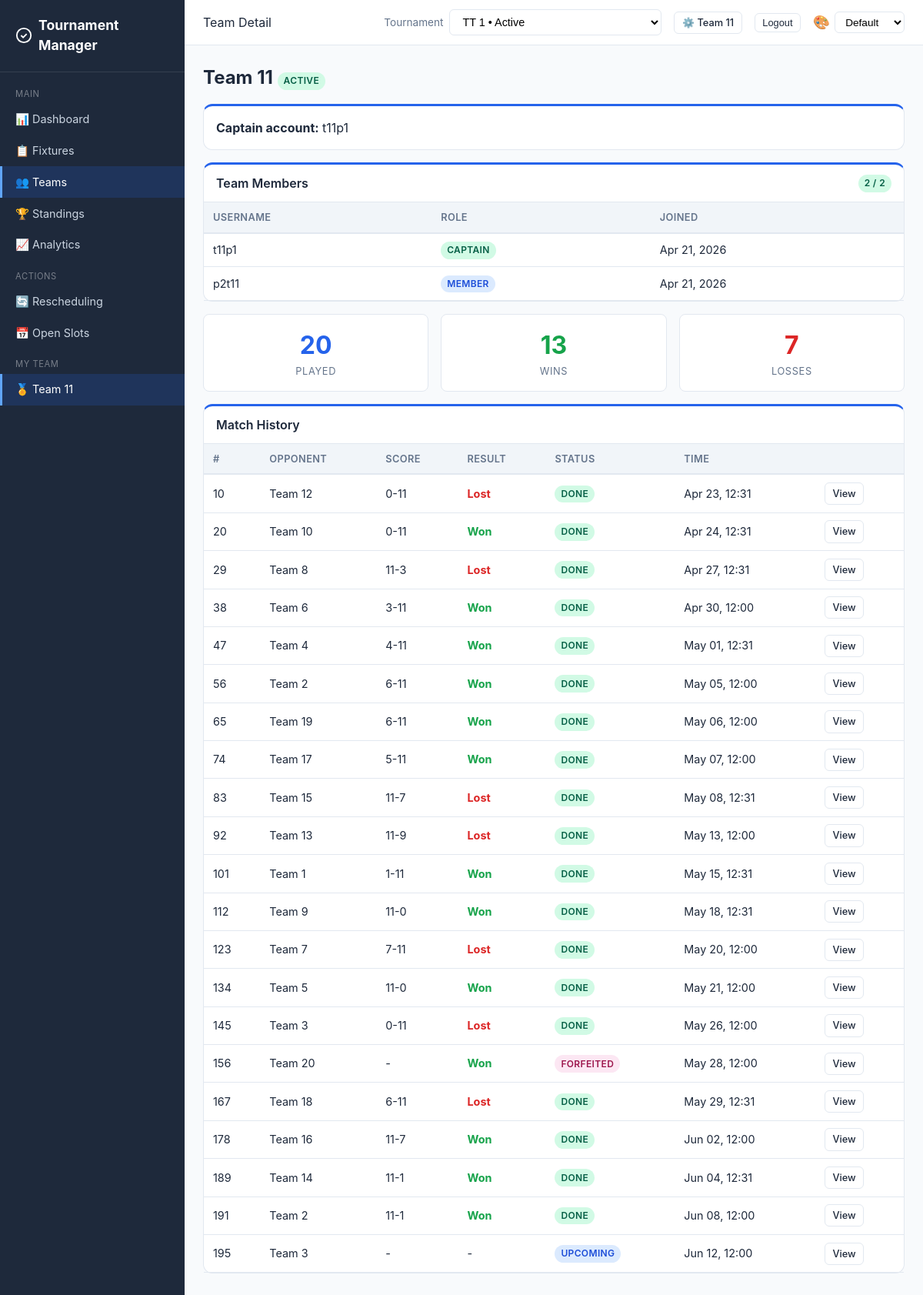
/team/92/ (signed in), run on an earlier commit of the app's database.
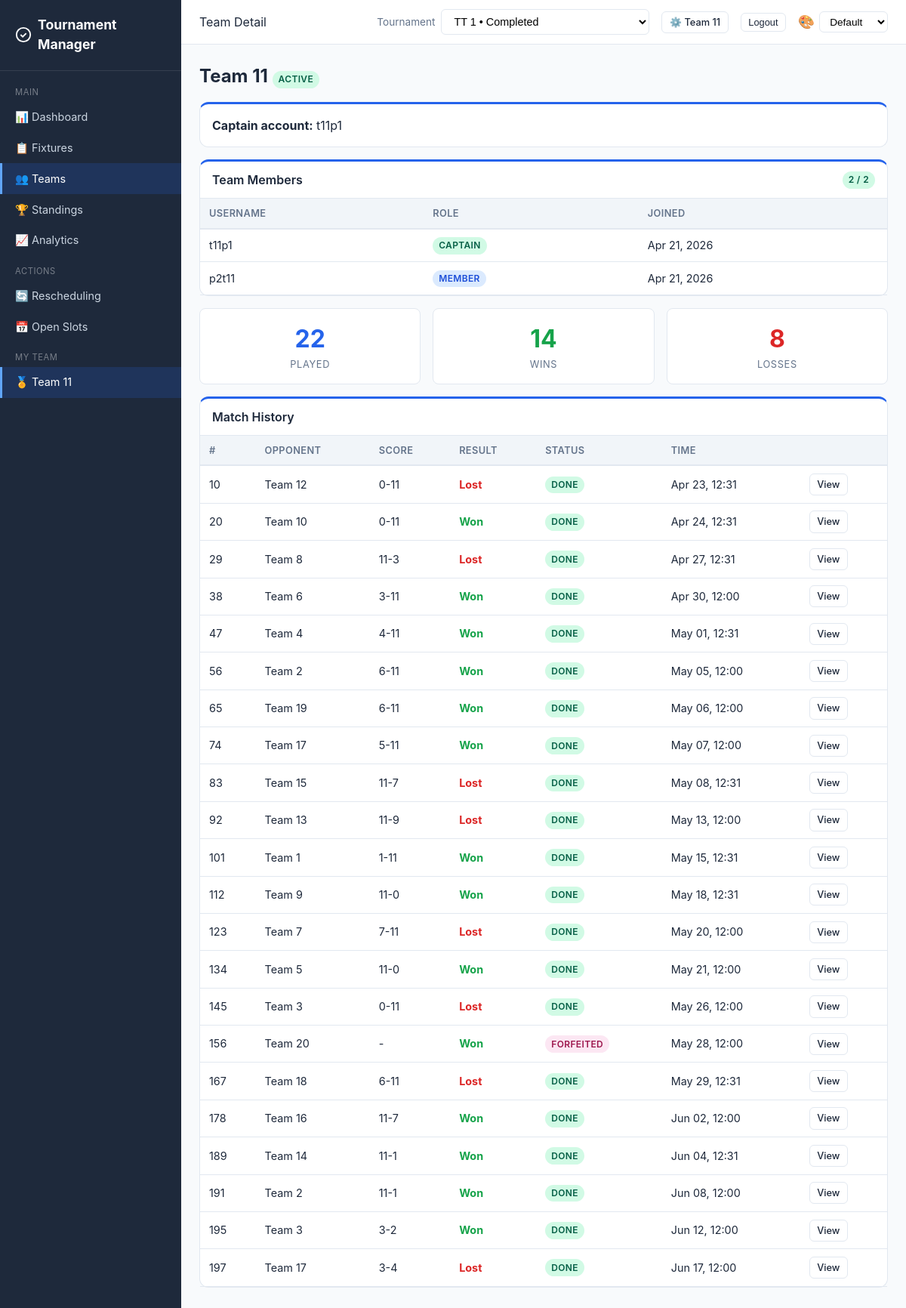
And on a later commit of the database.
### core/models.py (models this page shows, shortened)
class TeamMembership(models.Model):
    ROLE_CHOICES = [
        ("captain", "Captain"),
        ("member", "Member"),
    ]
    team = models.ForeignKey(Team, on_delete=models.CASCADE, related_name="memberships")
    user = models.ForeignKey(User, on_delete=models.CASCADE, related_name="memberships")
    role = models.CharField(max_length=20, choices=ROLE_CHOICES, default="member")
    joined_at = models.DateTimeField(auto_now_add=True)
    class Meta:
        ordering = ["role", "joined_at"]
        unique_together = [["team", "user"]]

class Match(models.Model):
    STATUS_CHOICES = [
        ("upcoming", "Upcoming"),
        ("in_progress", "In Progress"),
        ("pending_confirmation", "Pending Confirmation"),
        ("confirmed", "Done"),
        ("disputed", "Disputed"),
        ("cancelled", "Cancelled"),
        ("forfeited", "Forfeited"),
        ("bye", "Bye"),
    ]
    tournament = models.ForeignKey(
        Tournament, on_delete=models.CASCADE, related_name="matches"
    )
    match_number = models.IntegerField()
    team1 = models.ForeignKey(
        Team, on_delete=models.CASCADE, related_name="home_matches", null=True, blank=True
    )
    team2 = models.ForeignKey(
        Team, on_delete=models.CASCADE, related_name="away_matches", null=True, blank=True
    )
    court = models.ForeignKey(
        Court, on_delete=models.SET_NULL, null=True, blank=True, related_name="matches"
    )
    scheduled_time = models.DateTimeField(null=True, blank=True)
    scheduled_end_time = models.DateTimeField(null=True, blank=True)
    status = models.CharField(max_length=25, choices=STATUS_CHOICES, default="upcoming")
    score_team1 = models.IntegerField(null=True, blank=True)
    score_team2 = models.IntegerField(null=True, blank=True)
    submitted_by = models.ForeignKey(
        Team, on_delete=models.SET_NULL, null=True, blank=True, related_name="submitted_scores"
    )
    confirmed_by = models.ForeignKey(
        Team, on_delete=models.SET_NULL, null=True, blank=True, related_name="confirmed_scores"
    )
    winner = models.ForeignKey(
        Team, on_delete=models.SET_NULL, null=True, blank=True, related_name="won_matches"
    )
    notes = models.TextField(blank=True, default="")
    round_number = models.IntegerField(default=1)
    bracket_position = models.IntegerField(default=0)
    bracket_type = models.CharField(max_length=20, default="winners")
    next_match = models.ForeignKey(
        "self", on_delete=models.SET_NULL, null=True, blank=True, related_name="previous_matches"
    )
    group = models.CharField(max_length=5, blank=True, default="")
    created_at = models.DateTimeField(auto_now_add=True)
    updated_at = models.DateTimeField(auto_now=True)
    class Meta:
        ordering = ["match_number"]

class Team(models.Model):
    STATUS_CHOICES = [
        ("active", "Active"),
        ("withdrawn", "Withdrawn"),
    ]
    user = models.ForeignKey(User, on_delete=models.CASCADE, related_name="captained_teams")
    tournament = models.ForeignKey(
        Tournament, on_delete=models.CASCADE, related_name="teams"
    )
    name = models.CharField(max_length=100)
    department = models.CharField(max_length=120, blank=True, default="")
    status = models.CharField(max_length=20, choices=STATUS_CHOICES, default="active")
    withdrawn_at = models.DateTimeField(null=True, blank=True)
    group = models.CharField(max_length=5, blank=True, default="")
    preferred_courts = models.ManyToManyField(Court, blank=True, related_name="preferred_by")
    availability_notes = models.TextField(blank=True, default="")
    seed = models.IntegerField(default=0)
    class Meta:
        unique_together = [["tournament", "name"], ["tournament", "user"]]

### core/views.py (the view)
# urls.py: path("team/<int:pk>/", views.team_detail, name="team_detail"),
@login_required
def team_detail(request, pk):
    team = get_object_or_404(Team.objects.select_related("tournament", "user").prefetch_related("players"), pk=pk)
    tournament = team.tournament
    matches = Match.objects.filter(tournament=tournament).filter(
        Q(team1=team) | Q(team2=team)
    ).select_related("team1", "team2", "court", "winner").order_by("match_number")
    stats = {
        "played": matches.filter(status__in=["confirmed", "forfeited"]).count(),
        "wins": matches.filter(winner=team).count(),
        "upcoming": matches.filter(status__in=["upcoming", "in_progress"]).count(),
    }
    stats["losses"] = stats["played"] - stats["wins"]
    is_organizer = _is_organizer(request.user)
    is_own_team = _get_team(request.user) == team
    is_captain = _is_captain(request.user, team)
    memberships = team.memberships.select_related("user").order_by("role", "joined_at")
    max_members = tournament.players_per_team if tournament else None
    members_full = max_members is not None and memberships.count() >= max_members
    return render(request, "core/team_detail.html", {
        "team": team, "tournament": tournament, "matches": matches, "stats": stats,
        "players": team.players.all(),
        "is_organizer": is_organizer,
        "is_own_team": is_own_team,
        "is_captain": is_captain,
        "memberships": memberships,
        "members_full": members_full,
        "max_members": max_members,
        "invite_form": TeamMemberInviteForm() if (is_captain or is_organizer) else None,
        **_tournament_context(request, tournament),
    })

### core/views.py (called while the page is built)
def _get_team(user, tournament=None):
    if tournament is not None:
        membership = user.memberships.filter(team__tournament=tournament).select_related("team").first()
        return membership.team if membership else None
    membership = (
        user.memberships
        .filter(team__status="active")
        .select_related("team__tournament")
        .order_by("role", "joined_at")
        .first()
    )
    if membership:
        return membership.team
    membership = user.memberships.select_related("team__tournament").order_by("role", "joined_at").first()
    return membership.team if membership else None

def _is_captain(user, team):
    return team is not None and team.user_id == user.pk

def _is_organizer(user):
    return user.is_staff or user.is_superuser

def _has_dual_roles(user):
    if not _is_organizer(user):
        return False
    return user.memberships.exists()

### templates/core/team_detail.html (shortened to what this page needs)
{% extends "core/base.html" %}
{% block page_header %}Team Detail{% endblock %}
{% block content %}
<div class="d-flex justify-between align-center mb-2">
    <h1 class="page-title" style="margin-bottom:0">{{ team.name }} <span class="badge badge-{{ team.status }}">{{ team.get_status_display }}</span></h1>
</div>
<div class="card mb-2">
    <div class="card-body">
        <div style="display:flex;align-items:center;justify-content:space-between;flex-wrap:wrap;gap:0.75rem;">
            <span><strong>Captain account:</strong> {{ team.user.username }}</span>
        </div>
    </div>
</div>
{% if memberships %}
<div class="card mb-2">
    <div class="card-header">
        Team Members
        <span class="badge badge-active" style="margin-left:0.4rem;">{{ memberships|length }}{% if max_members %} / {{ max_members }}{% endif %}</span>
    </div>
    <div class="card-body" style="padding:0;">
        <div class="table-container">
        <table>
            <thead>
                <tr><th>Username</th><th>Role</th><th>Joined</th>{% if is_captain or is_organizer %}<th></th>{% endif %}</tr>
            </thead>
            <tbody>
            {% for m in memberships %}
            <tr>
                <td>{{ m.user.username }}</td>
                <td><span class="badge {% if m.role == 'captain' %}badge-active{% else %}badge-upcoming{% endif %}">{{ m.get_role_display }}</span></td>
                <td>{{ m.joined_at|date:"M d, Y" }}</td>
            </tr>
            {% endfor %}
            </tbody>
        </table>
        </div>
    </div>
</div>
{% endif %}
<div class="grid grid-3 mb-2">
    <div class="stat-card">
        <div class="stat-value">{{ stats.played }}</div>
        <div class="stat-label">Played</div>
    </div>
    <div class="stat-card">
        <div class="stat-value text-success" style="color:var(--success)">{{ stats.wins }}</div>
        <div class="stat-label">Wins</div>
    </div>
    <div class="stat-card">
        <div class="stat-value text-danger" style="color:var(--danger)">{{ stats.losses }}</div>
        <div class="stat-label">Losses</div>
    </div>
</div>
<div class="card">
    <div class="card-header">Match History</div>
    <div class="table-container">
    <table>
        <thead>
            <tr><th>#</th><th>Opponent</th><th>Score</th><th>Result</th><th>Status</th><th>Time</th><th></th></tr>
        </thead>
        <tbody>
            {% for m in matches %}
            <tr>
                <td>{{ m.match_number }}</td>
                <td>{% if m.team1 == team %}{{ m.team2.name|default:"TBD" }}{% else %}{{ m.team1.name|default:"TBD" }}{% endif %}</td>
                <td>{% if m.score_team1 is not None %}{{ m.score_team1 }}-{{ m.score_team2 }}{% else %}-{% endif %}</td>
                <td>
                    {% if m.winner == team %}<strong class="text-success">Won</strong>
                    {% elif m.winner %}<strong class="text-danger">Lost</strong>
                    {% elif m.status == "confirmed" %}Draw
                    {% else %}-{% endif %}
                </td>
                <td><span class="badge badge-{{ m.status }}">{{ m.get_status_display }}</span></td>
                <td>{{ m.scheduled_time|date:"M d, H:i"|default:"-" }}</td>
                <td><a href="{% url 'match_detail' pk=m.pk %}" class="btn btn-outline btn-sm">View</a></td>
            </tr>
            {% endfor %}
        </tbody>
    </table>
    </div>
</div>
{% endblock %}

### templates/core/base.html (shortened to what the changed rows need)
{% load static %}
<!DOCTYPE html>
<html lang="en">
<head>
    <link rel="stylesheet" href="{% static 'css/style.css' %}?v={% now 'YmdHis' %}">
</head>
<body>
{% if user.is_authenticated %}
<div class="app-layout">
    <div class="main-content">
        <header class="topbar">
            <div class="topbar-right">
                {% if user.is_staff and available_tournaments %}
                <form method="post" action="{% url 'select_tournament' %}" style="display:flex;align-items:center;gap:0.5rem;">
                    {% csrf_token %}
                    <input type="hidden" name="next" value="{{ request.get_full_path }}">
                    <label for="tournament-switch" class="text-muted" style="font-size:0.85rem;">Tournament</label>
                    <select id="tournament-switch" name="tournament_id" class="form-select" onchange="this.form.submit()" style="min-width:220px;">
                        {% for t in available_tournaments %}
                        <option value="{{ t.pk }}" {% if selected_tournament and t.pk == selected_tournament.pk %}selected{% endif %}>
                            {{ t.name }} • {{ t.get_status_display }}
                        </option>
                        {% endfor %}
                    </select>
                </form>
                {% elif user_tournaments %}
                <form method="post" action="{% url 'select_tournament' %}" style="display:flex;align-items:center;gap:0.5rem;">
                    <label for="user-tournament-switch" class="text-muted" style="font-size:0.85rem;">Tournament</label>
                    <select id="user-tournament-switch" name="tournament_id" class="form-select" onchange="this.form.submit()" style="min-width:200px;">
                        {% for t in user_tournaments %}
                        <option value="{{ t.pk }}" {% if selected_tournament and t.pk == selected_tournament.pk %}selected{% endif %}>
                            {{ t.name }} • {{ t.get_status_display }}
                        </option>
                        {% endfor %}
                    </select>
                </form>
                {% endif %}
            </div>
        </header>
        <div class="content">
            {% block content %}{% endblock %}
        </div>
    </div>
</div>
{% endif %}
</body>
</html>

What changed in the data, as far as the page shows it:
changed Match "Jun 12, 12:00": score_team1 (not shown) → "3"; score_team2 (not shown) → "2"; status "UPCOMING" → "DONE"; winner_id "-" → "Won"
now on this page (row edited): Match: match_number "197", team2.name "Team 17", score_team1 "3", score_team2 "4", shows "Lost", status "DONE", scheduled_time "Jun 17, 12:00"
Also different on the page:
form field tournament_id: "TT 1 • Active" → "TT 1 • Completed"
{{ stats.played }}: "20" → "22"
{{ stats.wins }}: "13" → "14"
{{ stats.losses }}: "7" → "8"
